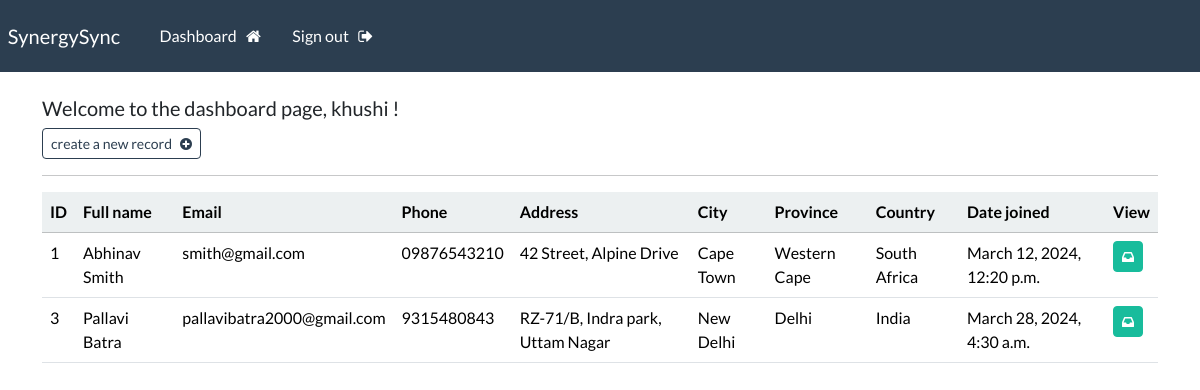
The page /dashboard (signed in) on the database its author committed.
### webapp/models.py (models this page shows, shortened)
class Record(models.Model):
    creation_date= models.DateTimeField(auto_now_add=True)
    first_name= models.CharField(max_length=100)
    last_name= models.CharField(max_length=100)
    email= models.CharField(max_length=255)
    phone= models.CharField(max_length=20)
    address= models.CharField(max_length=300)
    city= models.CharField(max_length=255)
    province= models.CharField(max_length=200)
    country= models.CharField(max_length=125)

### webapp/views.py (the view)
# urls.py: path('dashboard', views.dashboard, name="dashboard"),
@login_required(login_url='my-login')
def dashboard(request):
    my_records=Record.objects.all()
    context={'records': my_records}
    return render(request, 'webapp/dashboard.html', context=context)

### webapp/templates/webapp/dashboard.html
{% extends 'webapp/base.html' %}
{% block content %}
    <h5> Welcome to the dashboard page, {{user}} ! </h5>
    <a class="btn btn-outline-primary btn-sm" href="{% url 'create-record' %}">
        create a new record &nbsp; <i class="fa fa-plus-circle" aria-hidden="true"></i>
    </a>
    <hr>
    <table class="table table-hover table.bordered">
        <thead class="table-light">
            <tr>
                <th scope="col"> ID </th>
                <th scope="col"> Full name </th>
                <th scope="col"> Email </th>
                <th scope="col"> Phone </th>
                <th scope="col"> Address </th>
                <th scope="col"> City </th>
                <th scope="col"> Province </th>
                <th scope="col"> Country </th>
                <th scope="col"> Date joined </th>
                <th scope="col"> View </th>
            </tr>
        </thead>
        <tbody>
            {% if records %}
                {% for record in records %}
            <tr>
                <td> {{record.id}} </td>
                <td> {{record.first_name}} {{record.last_name}} </td>
                <td> {{record.email}} </td>
                <td> {{record.phone}} </td>
                <td> {{record.address}} </td>
                <td> {{record.city}} </td>
                <td> {{record.province}} </td>
                <td> {{record.country}} </td>
                <td> {{record.creation_date}} </td>
                <td>
                    <a class= "btn btn-success btn-sm" href="{% url 'record' record.id %}"><i class="fa fa-inbox" aria-hidden="true"></i></a>
                </td>
            </tr>
            {% endfor %}
        {% endif %}
        </tbody>
    </table>
{% endblock %}

### webapp/templates/webapp/base.html (shortened to what this page needs)
{% load static  %}
<!DOCTYPE html>
<html>
    <head>
        <link rel="stylesheet" type="text/css" href="https://bootswatch.com/5/flatly/bootstrap.min.css">
        <link rel="stylesheet" type="text/css" href="{% static 'css/styles.css' %}">
        <link rel="stylesheet" href="https://cdnjs.cloudflare.com/ajax/libs/font-awesome/4.7.0/css/font-awesome.min.css">
    </head>
    <body>
        {% include 'webapp/navbar.html'%}
        <div class="container">
            <br>
            {% block content %}
            {% endblock %}
        </div>
    </body>
</html>

### webapp/templates/webapp/navbar.html (shortened to what this page needs)
<nav class="navbar navbar-expand-lg navbar-dark bg-primary justify-content-center">
    <a class="navbar-brand main-heading" href="{% url '' %}">
      &nbsp; SynergySync
    </a>
      <div class="collapse navbar-collapse text-center" id="navbarNavDropdown">
        <ul class="navbar-nav mr-auto">
          {% if user.is_authenticated %}
            <li class="nav-item">
              <a class="nav-link" href="{% url 'dashboard' %}"> Dashboard &nbsp; <i class="fa fa-home" aria-hidden="true"></i> </a>
            </li>
            <li class="nav-item">
              <a class="nav-link" href="{% url 'user-logout' %}">Sign out &nbsp; <i class="fa fa-sign-out" aria-hidden="true"></i> </a>
            </li>
        </ul>
        {% endif %}
      </div>
  </nav>

### rows shown on the page
Record: id "1", first_name "Abhinav", last_name "Smith", email "smith@gmail.com", phone "09876543210", address "42 Street, Alpine Drive", city "Cape Town", province "Western Cape", country "South Africa", creation_date "March 12, 2024, 12:20 p.m."
Record: id "3", first_name "Pallavi", last_name "Batra", email "pallavibatra2000@gmail.com", phone "9315480843", address "RZ-71/B, Indra park, Uttam Nagar", city "New Delhi", province "Delhi", country "India", creation_date "March 28, 2024, 4:30 a.m."

### other values the page prints
{{ user }} "khushi"
